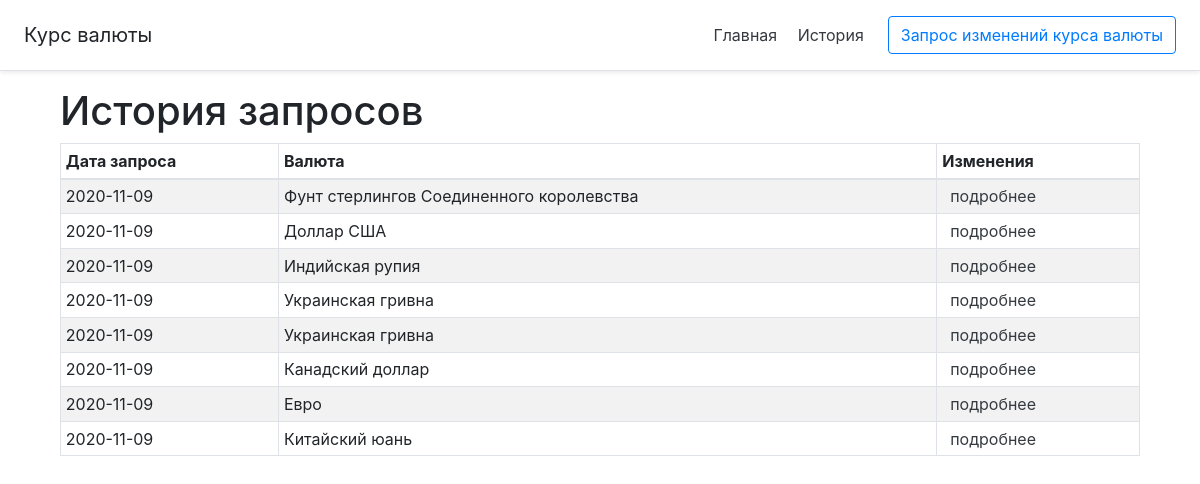
Before: /history with the older database file.
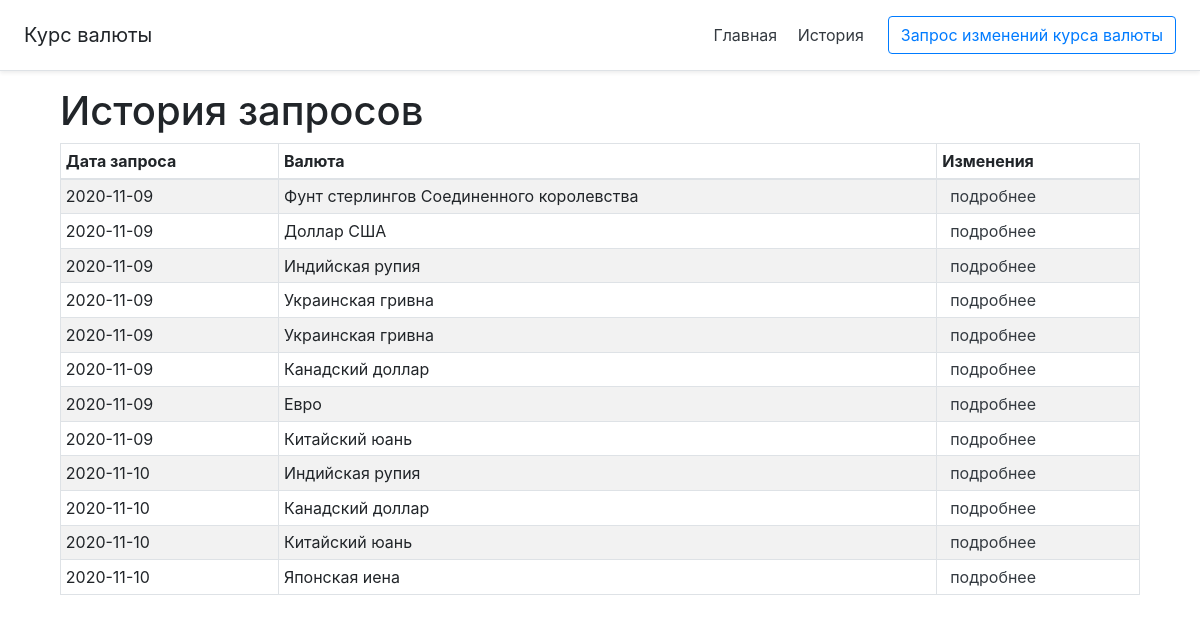
After: the same page with the newer database file.
### app.py (models this page shows, shortened)
class ChangesRequest(db.Model):
    __tablename__ = 'сhanges_request'
    id = db.Column(db.Integer, primary_key=True)
    currency = db.Column(db.String(10), nullable=False)
    course_changes = db.relationship("CourseChanges")
    date = db.Column(db.Date, default=datetime.utcnow)

### app.py (the view)
@app.route('/history')
def get_history():
    changes = ChangesRequest.query.all()
    return render_template('history.html', data=changes)

### templates/history.html (shortened to what this page needs)
{% extends "base.html" %}
{% block content %}
    <div class="container">
         <h1>История запросов</h1>
            <table id="dtBasicExample" class="table table-striped table-bordered table-sm" cellspacing="0" width="100%">
              <thead>
                <tr>
                  <th class="th-sm">Дата запроса
                  </th>
                  <th class="th-sm">Валюта
                  </th>
                  <th class="th-sm">Изменения
                  </th>
                </tr>
              </thead>
              <tbody>
                {% for element in data %}
                <tr>
                  <td>{{ element.date }}</td>
                  <td>{{ element.currency }}</td>
                  <td> <a class="p-2 text-dark" href="/course-changes/{{element.id}}">подробнее</a></td>
                </tr>
                {% endfor %}
              </tbody>
            </table>
    </div>
{% endblock %}

### templates/base.html (shortened to what this page needs)
<!doctype html>
<html>
<head>
    <link rel="stylesheet" href="https://cdn.jsdelivr.net/npm/bootstrap@4.5.3/dist/css/bootstrap.min.css">
    <link rel="stylesheet" href="https://cdnjs.cloudflare.com/ajax/libs/twitter-bootstrap/4.5.2/css/bootstrap.css">
    <link rel="stylesheet" href="https://cdn.datatables.net/1.10.22/css/dataTables.bootstrap4.min.css">
</head>
<body>
    <main>
        <div class="d-flex flex-column flex-md-row align-items-center p-3 px-md-4 mb-3 bg-white border-bottom shadow-sm">
              <h5 class="my-0 mr-md-auto font-weight-normal">Курс валюты</h5>
              <nav class="my-2 my-md-0 mr-md-3">
                  <a class="p-2 text-dark" href="/">Главная</a>
                  <a class="p-2 text-dark" href="/history">История</a>
              </nav>
              <a class="btn btn-outline-primary" href="/get-course-changes">Запрос изменений курса валюты</a>
        </div>
        <div class="container">
            {% block content %}
            {% endblock content %}
        </div>
    </main>
</body>
</html>

Changed rows visible on the page:
added ChangesRequest: date "2020-11-10", currency "Индийская рупия"
added ChangesRequest: date "2020-11-10", currency "Канадский доллар"
added ChangesRequest: date "2020-11-10", currency "Китайский юань"
added ChangesRequest: date "2020-11-10", currency "Японская иена"
